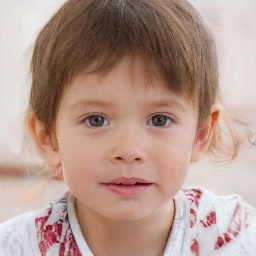
#> input picture data/rvf10k/train/fake/0KF2WT928J.jpg, 256 x 256 px; its folder holds only this picture in this run
$ jupyter execute --allow-errors face_detection_arcface_tuned_folderanalysis_scale.ipynb
#> lines starting #> are read from the running program, lines starting #| are printed output that depends on the picture
[cell 1]
import os
import cv2
from deepface import DeepFace
#from deepface.modules import functions
import numpy as np
import matplotlib.pyplot as plt
import matplotlib
from time import time

# Local descriptors
from skimage.feature import hog, local_binary_pattern
from skimage import  exposure
from skimage import feature

# Classifiers
from sklearn.model_selection import StratifiedKFold
from sklearn.ensemble import RandomForestClassifier
from sklearn.metrics import precision_score, recall_score, accuracy_score, classification_report, confusion_matrix
from sklearn.model_selection import GridSearchCV
from sklearn.svm import SVC
from sklearn.neural_network import MLPClassifier
# Beispiel für die Verwendung von ArcFace-Embeddings in einem Klassifikator
from sklearn.model_selection import train_test_split
from sklearn.svm import SVC

from sklearn.metrics import confusion_matrix, ConfusionMatrixDisplay
from collections import defaultdict
from sklearn.preprocessing import StandardScaler

[cell 2]
# [20 lines left out: function GetPredictions, not called in this run]

[cell 3]
# [6 lines left out: function calc_embs, not called in this run]

def l2_normalize(x, axis=-1, epsilon=1e-10):
    output = x / np.sqrt(np.maximum(np.sum(np.square(x), axis=axis, keepdims=True), epsilon))
    return output

# [15 lines left out: function prewhiten, not called in this run]

[cell 4]
def save_image_with_error_handling(dest_folder, class_name, n_images, image):
    try:
        cv2.imwrite(os.path.join(dest_folder, os.path.join(class_name, str(n_images) + '_faces.jpg')), image)
    except cv2.error as e:
        print(f"An error occurred while saving image {str(n_images)}: {e}")

[cell 5]
# Data location
folder = "data/rvf10k/train"
dest_folder = "data/roi_dataset"
cascade_path = "data/haarcascade_frontalface_default.xml"

# Counter for the number of classes in the dataset
nclasses = 0
# Counter for samples per class
nperclass = []
# Label for each class (name of the subfolder)
classlabels = []

n_images = 0

# Assumes that there is a subfolder per class in the given path
for class_name in os.listdir(folder):
    # Each subfolder implies one more class
    nclasses += 1
    # Initially, this class has no samples
    nsamples = 0

    # Compose the path
    class_folder = os.path.join(folder, class_name)
    for file_name in os.listdir(class_folder):
        # Assumes images are in jpg format
        if file_name.endswith('.jpg'):
            # Read the image
            image = cv2.imread(os.path.join(class_folder, file_name))
#> image is the input picture: shape (256, 256, 3); mean B, G, R 140.9, 152.5, 181

            # Extract face as ROI
            faceCascade = cv2.CascadeClassifier(cascade_path)
            faces = faceCascade.detectMultiScale(
                image,
                scaleFactor=1.3,
                minNeighbors=5,
                minSize=(30, 30)
            )
#> faces = [[39, 53, 175, 175]]

            if len(faces) > 0:
                for x, y, w, h in faces:
                    image = image[y:y + h, x:x + w]
                    save_image_with_error_handling(dest_folder, class_name, n_images, image)
                    n_images += 1
#> this loop made 1 pass
#> (x, y, w, h, n_images) on pass 1: (39, 53, 175, 175, 1)
#> pass 1, `image = image[y:y + h, x:x + w]`:
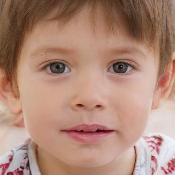
#> image: shape (175, 175, 3); mean B, G, R 119.4, 136, 174.8
#> after the loop, n_images = 1
            else:
                cv2.imwrite(
                    os.path.join(dest_folder, os.path.join(class_name, str(n_images) + '_faces.jpg')), image)
                n_images += 1

#> (a cell that did not finish here is left out)

[cell 7]
# StratifiedKFold
skf = StratifiedKFold(n_splits=5, random_state=7, shuffle=True)

# Store file paths
file_paths = []
for class_name in os.listdir(folder):
    class_folder = os.path.join(folder, class_name)
    for file_name in os.listdir(class_folder):
        if file_name.endswith('.jpg'):
            file_paths.append(os.path.join(class_folder, file_name))

folds = [[] for _ in range(5)]

fold = 1
#> (the rest of this cell did not finish here and is left out)

[cell 8]
print("+++++++++++++++++++++++++++++++++++++++++++\n")

# KNN
precs_facenet_svm, recs_facenet_svm, acc_facenet_svm = [], [], []
precs_facenet_rf, recs_facenet_rf, acc_facenet_rf = [], [], []

SVM = SVC(kernel='rbf', class_weight='balanced')
SVM_parameters = {
    'C': [1e3, 5e3],
    'gamma': [0.0001, 0.0005, 0.001, 0.005, 0.01],
}

RF = RandomForestClassifier()
RF_parameters = {
    'n_estimators': [100, 150, 200],
}

fold = 1
skf = StratifiedKFold(n_splits=5)
scaler = StandardScaler()


#> (the rest of this cell did not finish here and is left out)

[cell 9]
# Analyze images. Save imagepath to another file if no face found. Summarize results
analysis_results = []
failed_images = []

for i, fold_files in enumerate(folds):
    fold_results = defaultdict(lambda: defaultdict(int))
    for file_path in fold_files:
        try:
            objs = DeepFace.analyze(img_path=file_path, actions=['age', 'gender', 'race', 'emotion'])
            for obj in objs:  # iterate through the list of analysis results
                for key, value in obj.items():
                    if key in ['age', 'gender', 'race', 'emotion']:
                        if isinstance(value, dict):  # e.g., emotion analysis returns a dictionary
                            for sub_key, sub_value in value.items():
                                fold_results[key][sub_key] += sub_value
                        else:
                            fold_results[key][value] += 1
        except ValueError as e:
            print(f"Failed to analyze {file_path}: {e}")
            failed_images.append(file_path)
    analysis_results.append(fold_results)

# Save analysis results to a file
with open('analysis_summary.txt', 'w') as f:
    for i, fold_results in enumerate(analysis_results):
        f.write(f"Summary for fold {i + 1}:\n")
        for key, value in fold_results.items():
            f.write(f"{key}:\n")
            for sub_key, sub_value in value.items():
                f.write(f"  {sub_key}: {sub_value}\n")
        f.write('\n')

# Save failed images to a file
with open('failed_images.txt', 'w') as f:
    f.write("Images where face detection failed:\n")
    for file_path in failed_images:
        f.write(file_path + '\n')

# Print analysis results (optional)
for i, fold_results in enumerate(analysis_results):
    print(f"Summary for fold {i + 1}:")
    for key, value in fold_results.items():
        print(f"{key}:")
        for sub_key, sub_value in value.items():
            print(f"  {sub_key}: {sub_value}")
    print('\n')

# Print failed images (optional)
print("Images where face detection failed:")
for file_path in failed_images:
    print(file_path)
